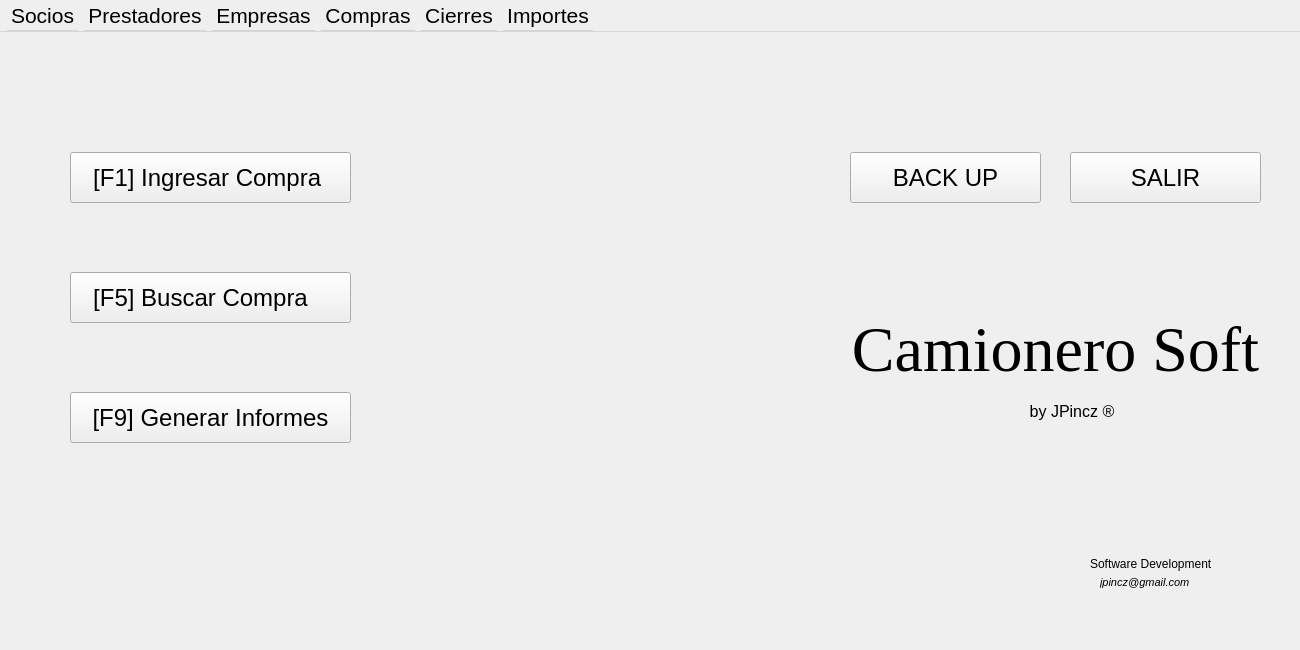
<?xml version="1.0" encoding="UTF-8"?>
<ui version="4.0">
 <class>MainWindow</class>
 <widget class="QMainWindow" name="MainWindow">
  <property name="windowModality">
   <enum>Qt::ApplicationModal</enum>
  </property>
  <property name="geometry">
   <rect>
    <x>0</x>
    <y>0</y>
    <width>1300</width>
    <height>650</height>
   </rect>
  </property>
  <property name="sizePolicy">
   <sizepolicy hsizetype="Preferred" vsizetype="Preferred">
    <horstretch>0</horstretch>
    <verstretch>0</verstretch>
   </sizepolicy>
  </property>
  <property name="minimumSize">
   <size>
    <width>1300</width>
    <height>650</height>
   </size>
  </property>
  <property name="maximumSize">
   <size>
    <width>1300</width>
    <height>650</height>
   </size>
  </property>
  <property name="font">
   <font>
    <family>Arial</family>
    <stylestrategy>PreferDefault</stylestrategy>
    <kerning>true</kerning>
   </font>
  </property>
  <property name="contextMenuPolicy">
   <enum>Qt::NoContextMenu</enum>
  </property>
  <property name="windowTitle">
   <string notr="true">Camionero Soft</string>
  </property>
  <property name="windowIcon">
   <iconset resource="Icons.qrc">
    <normaloff>:/icon|s/icons/logoTruck.png</normaloff>:/icon|s/icons/logoTruck.png</iconset>
  </property>
  <property name="toolTip">
   <string notr="true"/>
  </property>
  <property name="statusTip">
   <string notr="true"/>
  </property>
  <property name="whatsThis">
   <string notr="true"/>
  </property>
  <property name="accessibleName">
   <string notr="true"/>
  </property>
  <property name="accessibleDescription">
   <string notr="true"/>
  </property>
  <property name="autoFillBackground">
   <bool>false</bool>
  </property>
  <property name="styleSheet">
   <string notr="true"/>
  </property>
  <property name="locale">
   <locale language="Spanish" country="Argentina"/>
  </property>
  <property name="windowFilePath">
   <string notr="true"/>
  </property>
  <property name="iconSize">
   <size>
    <width>24</width>
    <height>24</height>
   </size>
  </property>
  <property name="toolButtonStyle">
   <enum>Qt::ToolButtonTextUnderIcon</enum>
  </property>
  <property name="animated">
   <bool>false</bool>
  </property>
  <property name="documentMode">
   <bool>false</bool>
  </property>
  <property name="tabShape">
   <enum>QTabWidget::Triangular</enum>
  </property>
  <property name="unifiedTitleAndToolBarOnMac">
   <bool>false</bool>
  </property>
  <widget class="QWidget" name="centralWidget">
   <property name="toolTip">
    <string notr="true"/>
   </property>
   <property name="statusTip">
    <string notr="true"/>
   </property>
   <property name="whatsThis">
    <string notr="true"/>
   </property>
   <property name="accessibleName">
    <string notr="true"/>
   </property>
   <property name="accessibleDescription">
    <string notr="true"/>
   </property>
   <widget class="QLabel" name="labelLogoPrograma">
    <property name="enabled">
     <bool>true</bool>
    </property>
    <property name="geometry">
     <rect>
      <x>400</x>
      <y>90</y>
      <width>401</width>
      <height>421</height>
     </rect>
    </property>
    <property name="font">
     <font>
      <kerning>false</kerning>
     </font>
    </property>
    <property name="mouseTracking">
     <bool>false</bool>
    </property>
    <property name="toolTip">
     <string notr="true"/>
    </property>
    <property name="statusTip">
     <string notr="true"/>
    </property>
    <property name="whatsThis">
     <string notr="true"/>
    </property>
    <property name="accessibleName">
     <string notr="true"/>
    </property>
    <property name="accessibleDescription">
     <string notr="true"/>
    </property>
    <property name="text">
     <string notr="true"/>
    </property>
    <property name="textFormat">
     <enum>Qt::PlainText</enum>
    </property>
    <property name="pixmap">
     <pixmap resource="Icons.qrc">:/icon|s/icons/logogrande.png</pixmap>
    </property>
    <property name="textInteractionFlags">
     <set>Qt::NoTextInteraction</set>
    </property>
   </widget>
   <widget class="QLabel" name="labelNombrePrograma">
    <property name="geometry">
     <rect>
      <x>850</x>
      <y>280</y>
      <width>411</width>
      <height>73</height>
     </rect>
    </property>
    <property name="sizePolicy">
     <sizepolicy hsizetype="Preferred" vsizetype="Preferred">
      <horstretch>0</horstretch>
      <verstretch>0</verstretch>
     </sizepolicy>
    </property>
    <property name="font">
     <font>
      <family>Times New Roman</family>
      <pointsize>48</pointsize>
      <kerning>false</kerning>
     </font>
    </property>
    <property name="cursor">
     <cursorShape>ArrowCursor</cursorShape>
    </property>
    <property name="mouseTracking">
     <bool>false</bool>
    </property>
    <property name="toolTip">
     <string notr="true"/>
    </property>
    <property name="statusTip">
     <string notr="true"/>
    </property>
    <property name="whatsThis">
     <string notr="true"/>
    </property>
    <property name="accessibleName">
     <string notr="true"/>
    </property>
    <property name="accessibleDescription">
     <string notr="true"/>
    </property>
    <property name="layoutDirection">
     <enum>Qt::LeftToRight</enum>
    </property>
    <property name="autoFillBackground">
     <bool>false</bool>
    </property>
    <property name="frameShadow">
     <enum>QFrame::Plain</enum>
    </property>
    <property name="text">
     <string notr="true">Camionero Soft</string>
    </property>
    <property name="scaledContents">
     <bool>false</bool>
    </property>
    <property name="alignment">
     <set>Qt::AlignCenter</set>
    </property>
    <property name="wordWrap">
     <bool>false</bool>
    </property>
    <property name="textInteractionFlags">
     <set>Qt::NoTextInteraction</set>
    </property>
   </widget>
   <widget class="QLabel" name="labelAutor">
    <property name="geometry">
     <rect>
      <x>920</x>
      <y>370</y>
      <width>304</width>
      <height>19</height>
     </rect>
    </property>
    <property name="font">
     <font>
      <family>Arial</family>
      <pointsize>12</pointsize>
      <kerning>false</kerning>
     </font>
    </property>
    <property name="mouseTracking">
     <bool>false</bool>
    </property>
    <property name="toolTip">
     <string notr="true"/>
    </property>
    <property name="statusTip">
     <string notr="true"/>
    </property>
    <property name="whatsThis">
     <string notr="true"/>
    </property>
    <property name="accessibleName">
     <string notr="true"/>
    </property>
    <property name="accessibleDescription">
     <string notr="true"/>
    </property>
    <property name="autoFillBackground">
     <bool>false</bool>
    </property>
    <property name="text">
     <string notr="true">by JPincz ®</string>
    </property>
    <property name="textFormat">
     <enum>Qt::AutoText</enum>
    </property>
    <property name="alignment">
     <set>Qt::AlignCenter</set>
    </property>
    <property name="textInteractionFlags">
     <set>Qt::NoTextInteraction</set>
    </property>
   </widget>
   <widget class="QLabel" name="labelEsqInfDer1">
    <property name="geometry">
     <rect>
      <x>1090</x>
      <y>522</y>
      <width>171</width>
      <height>20</height>
     </rect>
    </property>
    <property name="font">
     <font>
      <pointsize>9</pointsize>
      <kerning>false</kerning>
     </font>
    </property>
    <property name="mouseTracking">
     <bool>false</bool>
    </property>
    <property name="toolTip">
     <string notr="true"/>
    </property>
    <property name="statusTip">
     <string notr="true"/>
    </property>
    <property name="whatsThis">
     <string notr="true"/>
    </property>
    <property name="accessibleName">
     <string notr="true"/>
    </property>
    <property name="accessibleDescription">
     <string notr="true"/>
    </property>
    <property name="text">
     <string notr="true">Software Development</string>
    </property>
    <property name="textInteractionFlags">
     <set>Qt::NoTextInteraction</set>
    </property>
   </widget>
   <widget class="QLabel" name="labelLogoCompania">
    <property name="geometry">
     <rect>
      <x>1050</x>
      <y>507</y>
      <width>51</width>
      <height>71</height>
     </rect>
    </property>
    <property name="font">
     <font>
      <kerning>false</kerning>
     </font>
    </property>
    <property name="mouseTracking">
     <bool>false</bool>
    </property>
    <property name="toolTip">
     <string notr="true"/>
    </property>
    <property name="statusTip">
     <string notr="true"/>
    </property>
    <property name="whatsThis">
     <string notr="true"/>
    </property>
    <property name="accessibleName">
     <string notr="true"/>
    </property>
    <property name="accessibleDescription">
     <string notr="true"/>
    </property>
    <property name="text">
     <string notr="true"/>
    </property>
    <property name="pixmap">
     <pixmap resource="Icons.qrc">:/icon|s/icons/logoLion.png</pixmap>
    </property>
    <property name="textInteractionFlags">
     <set>Qt::NoTextInteraction</set>
    </property>
   </widget>
   <widget class="QLabel" name="labelEsqInfDer2">
    <property name="geometry">
     <rect>
      <x>1100</x>
      <y>540</y>
      <width>121</width>
      <height>21</height>
     </rect>
    </property>
    <property name="font">
     <font>
      <pointsize>8</pointsize>
      <italic>true</italic>
      <kerning>false</kerning>
     </font>
    </property>
    <property name="mouseTracking">
     <bool>false</bool>
    </property>
    <property name="toolTip">
     <string notr="true"/>
    </property>
    <property name="statusTip">
     <string notr="true"/>
    </property>
    <property name="whatsThis">
     <string notr="true"/>
    </property>
    <property name="accessibleName">
     <string notr="true"/>
    </property>
    <property name="accessibleDescription">
     <string notr="true"/>
    </property>
    <property name="text">
     <string notr="true">jpincz@gmail.com</string>
    </property>
    <property name="textInteractionFlags">
     <set>Qt::NoTextInteraction</set>
    </property>
   </widget>
   <widget class="QPushButton" name="pushButtonF5">
    <property name="geometry">
     <rect>
      <x>70</x>
      <y>240</y>
      <width>281</width>
      <height>51</height>
     </rect>
    </property>
    <property name="font">
     <font>
      <pointsize>18</pointsize>
     </font>
    </property>
    <property name="layoutDirection">
     <enum>Qt::LeftToRight</enum>
    </property>
    <property name="text">
     <string>[F5] Buscar Compra   </string>
    </property>
   </widget>
   <widget class="QPushButton" name="pushButtonF1">
    <property name="geometry">
     <rect>
      <x>70</x>
      <y>120</y>
      <width>281</width>
      <height>51</height>
     </rect>
    </property>
    <property name="font">
     <font>
      <pointsize>18</pointsize>
     </font>
    </property>
    <property name="layoutDirection">
     <enum>Qt::LeftToRight</enum>
    </property>
    <property name="text">
     <string>[F1] Ingresar Compra </string>
    </property>
    <property name="autoRepeat">
     <bool>false</bool>
    </property>
    <property name="autoRepeatDelay">
     <number>300</number>
    </property>
    <property name="autoRepeatInterval">
     <number>0</number>
    </property>
   </widget>
   <widget class="QPushButton" name="pushButtonF9">
    <property name="geometry">
     <rect>
      <x>70</x>
      <y>360</y>
      <width>281</width>
      <height>51</height>
     </rect>
    </property>
    <property name="font">
     <font>
      <pointsize>18</pointsize>
     </font>
    </property>
    <property name="layoutDirection">
     <enum>Qt::LeftToRight</enum>
    </property>
    <property name="text">
     <string>[F9] Generar Informes</string>
    </property>
   </widget>
   <widget class="QPushButton" name="pushButtonBackUp">
    <property name="geometry">
     <rect>
      <x>850</x>
      <y>120</y>
      <width>191</width>
      <height>51</height>
     </rect>
    </property>
    <property name="font">
     <font>
      <pointsize>18</pointsize>
     </font>
    </property>
    <property name="layoutDirection">
     <enum>Qt::LeftToRight</enum>
    </property>
    <property name="text">
     <string>BACK UP</string>
    </property>
   </widget>
   <widget class="QPushButton" name="pushButtonSalir">
    <property name="geometry">
     <rect>
      <x>1070</x>
      <y>120</y>
      <width>191</width>
      <height>51</height>
     </rect>
    </property>
    <property name="font">
     <font>
      <pointsize>18</pointsize>
     </font>
    </property>
    <property name="layoutDirection">
     <enum>Qt::LeftToRight</enum>
    </property>
    <property name="text">
     <string>SALIR</string>
    </property>
   </widget>
  </widget>
  <widget class="QMenuBar" name="menuBar">
   <property name="geometry">
    <rect>
     <x>0</x>
     <y>0</y>
     <width>1300</width>
     <height>34</height>
    </rect>
   </property>
   <property name="font">
    <font>
     <pointsize>16</pointsize>
     <kerning>false</kerning>
    </font>
   </property>
   <property name="mouseTracking">
    <bool>true</bool>
   </property>
   <property name="acceptDrops">
    <bool>false</bool>
   </property>
   <property name="toolTip">
    <string notr="true"/>
   </property>
   <property name="statusTip">
    <string notr="true"/>
   </property>
   <property name="whatsThis">
    <string notr="true"/>
   </property>
   <property name="accessibleName">
    <string notr="true"/>
   </property>
   <property name="accessibleDescription">
    <string notr="true"/>
   </property>
   <property name="styleSheet">
    <string notr="true">    padding: 1px 1px 1px 1px;</string>
   </property>
   <property name="defaultUp">
    <bool>false</bool>
   </property>
   <property name="nativeMenuBar">
    <bool>false</bool>
   </property>
   <widget class="QMenu" name="menuSocios">
    <property name="font">
     <font>
      <pointsize>16</pointsize>
     </font>
    </property>
    <property name="mouseTracking">
     <bool>true</bool>
    </property>
    <property name="acceptDrops">
     <bool>false</bool>
    </property>
    <property name="toolTip">
     <string notr="true"/>
    </property>
    <property name="statusTip">
     <string notr="true"/>
    </property>
    <property name="whatsThis">
     <string notr="true"/>
    </property>
    <property name="accessibleName">
     <string notr="true"/>
    </property>
    <property name="accessibleDescription">
     <string notr="true"/>
    </property>
    <property name="tearOffEnabled">
     <bool>false</bool>
    </property>
    <property name="title">
     <string notr="true" extracomment="Articulos">Socios</string>
    </property>
    <property name="separatorsCollapsible">
     <bool>false</bool>
    </property>
    <addaction name="actionNuevo_Socio"/>
    <addaction name="actionEditar_Socio"/>
   </widget>
   <widget class="QMenu" name="menuEmpresas">
    <property name="font">
     <font>
      <pointsize>16</pointsize>
     </font>
    </property>
    <property name="mouseTracking">
     <bool>true</bool>
    </property>
    <property name="acceptDrops">
     <bool>false</bool>
    </property>
    <property name="toolTip">
     <string notr="true"/>
    </property>
    <property name="statusTip">
     <string notr="true"/>
    </property>
    <property name="whatsThis">
     <string notr="true"/>
    </property>
    <property name="accessibleName">
     <string notr="true"/>
    </property>
    <property name="accessibleDescription">
     <string notr="true"/>
    </property>
    <property name="title">
     <string notr="true">Empresas</string>
    </property>
    <property name="separatorsCollapsible">
     <bool>false</bool>
    </property>
    <addaction name="actionNueva_Empresa"/>
    <addaction name="actionEditar_Empresa"/>
   </widget>
   <widget class="QMenu" name="menuPrestadores">
    <property name="font">
     <font>
      <pointsize>16</pointsize>
     </font>
    </property>
    <property name="mouseTracking">
     <bool>true</bool>
    </property>
    <property name="acceptDrops">
     <bool>false</bool>
    </property>
    <property name="toolTip">
     <string notr="true"/>
    </property>
    <property name="statusTip">
     <string notr="true"/>
    </property>
    <property name="whatsThis">
     <string notr="true"/>
    </property>
    <property name="accessibleName">
     <string notr="true"/>
    </property>
    <property name="accessibleDescription">
     <string notr="true"/>
    </property>
    <property name="title">
     <string notr="true">Prestadores</string>
    </property>
    <property name="separatorsCollapsible">
     <bool>false</bool>
    </property>
    <addaction name="actionNuevo_Prestador"/>
    <addaction name="actionEditar_Prestador"/>
   </widget>
   <widget class="QMenu" name="menuCompras">
    <property name="font">
     <font>
      <pointsize>16</pointsize>
     </font>
    </property>
    <property name="title">
     <string>Compras</string>
    </property>
    <addaction name="actionIngresar_Compra"/>
    <addaction name="actionBuscar_Compra"/>
   </widget>
   <widget class="QMenu" name="menuImportes">
    <property name="font">
     <font>
      <pointsize>16</pointsize>
     </font>
    </property>
    <property name="title">
     <string>Importes</string>
    </property>
    <addaction name="actionCuota_Socio"/>
    <addaction name="actionGrupo_Familiar"/>
    <addaction name="actionCuota_Club_Porvenir"/>
   </widget>
   <widget class="QMenu" name="menuCierres">
    <property name="font">
     <font>
      <pointsize>16</pointsize>
     </font>
    </property>
    <property name="title">
     <string>Cierres</string>
    </property>
    <addaction name="actionEfectuar_Cierre_Mensual"/>
    <addaction name="actionVer_Cierres"/>
    <addaction name="separator"/>
    <addaction name="actionEfectuar_Cierre_de_Empresa"/>
    <addaction name="actionGenerar_Informe_Para_Empresa_del_ultimo_cierre_mensual"/>
   </widget>
   <addaction name="menuSocios"/>
   <addaction name="menuPrestadores"/>
   <addaction name="menuEmpresas"/>
   <addaction name="menuCompras"/>
   <addaction name="menuCierres"/>
   <addaction name="menuImportes"/>
  </widget>
  <action name="actionCuota_Socio">
   <property name="text">
    <string>Cuota Socio</string>
   </property>
  </action>
  <action name="actionGrupo_Familiar">
   <property name="text">
    <string>Grupo Familiar</string>
   </property>
  </action>
  <action name="actionCuota_Club_Porvenir">
   <property name="text">
    <string>Cuota Club Porvenir</string>
   </property>
  </action>
  <action name="actionIngresar_Compra">
   <property name="text">
    <string>Ingresar Compra</string>
   </property>
  </action>
  <action name="actionNueva_Empresa">
   <property name="text">
    <string>Nueva Empresa</string>
   </property>
  </action>
  <action name="actionNuevo_Prestador">
   <property name="text">
    <string>Nuevo Prestador</string>
   </property>
  </action>
  <action name="actionNuevo_Socio">
   <property name="text">
    <string>Nuevo Socio</string>
   </property>
  </action>
  <action name="actionEditar_Socio">
   <property name="text">
    <string>Editar Socio</string>
   </property>
  </action>
  <action name="actionBuscar_Compra">
   <property name="text">
    <string>Buscar Compra</string>
   </property>
  </action>
  <action name="actionEditar_Empresa">
   <property name="text">
    <string>Editar Empresa</string>
   </property>
  </action>
  <action name="actionEditar_Prestador">
   <property name="text">
    <string>Editar Prestador</string>
   </property>
  </action>
  <action name="actionEfectuar_Cierre_Mensual">
   <property name="text">
    <string>Efectuar Cierre Mensual</string>
   </property>
  </action>
  <action name="actionVer_Cierres">
   <property name="text">
    <string>Generar Informes (para el ultimo cierre mensual)</string>
   </property>
  </action>
  <action name="actionEfectuar_Cierre_de_Empresa">
   <property name="text">
    <string>Efectuar Cierre de Empresa</string>
   </property>
  </action>
  <action name="actionGenerar_Informe_Para_Empresa_del_ultimo_cierre_mensual">
   <property name="text">
    <string>Generar Informe de Empresa</string>
   </property>
  </action>
 </widget>
 <layoutdefault spacing="6" margin="11"/>
 <resources>
  <include location="Icons.qrc"/>
 </resources>
 <connections/>
</ui>
